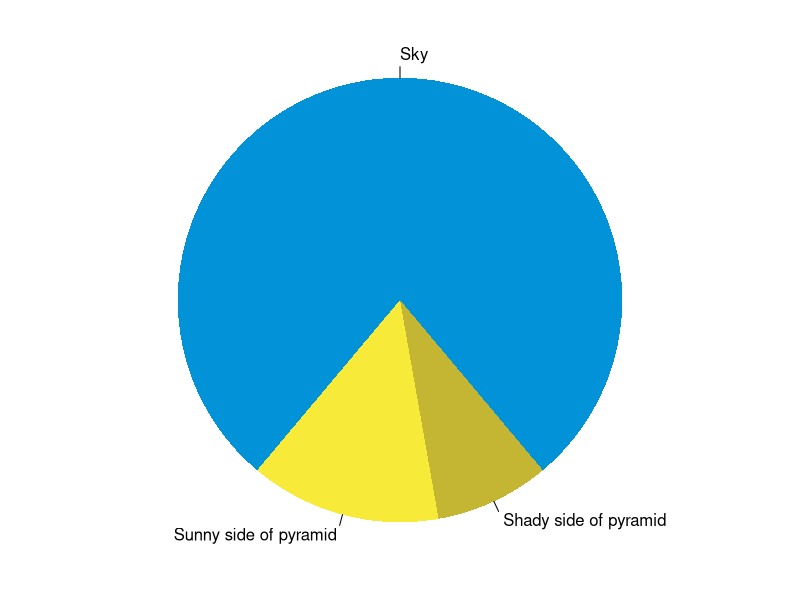

Generate this figure with R:
par(mar = c(0, 1, 0, 1))
pie(
  c(280, 50, 30),
  c('Sky', 'Sunny side of pyramid', 'Shady side of pyramid'),
  col = c('#0292D8', '#F7EA39', '#C4B632'),
  init.angle = -50, border = NA
)
